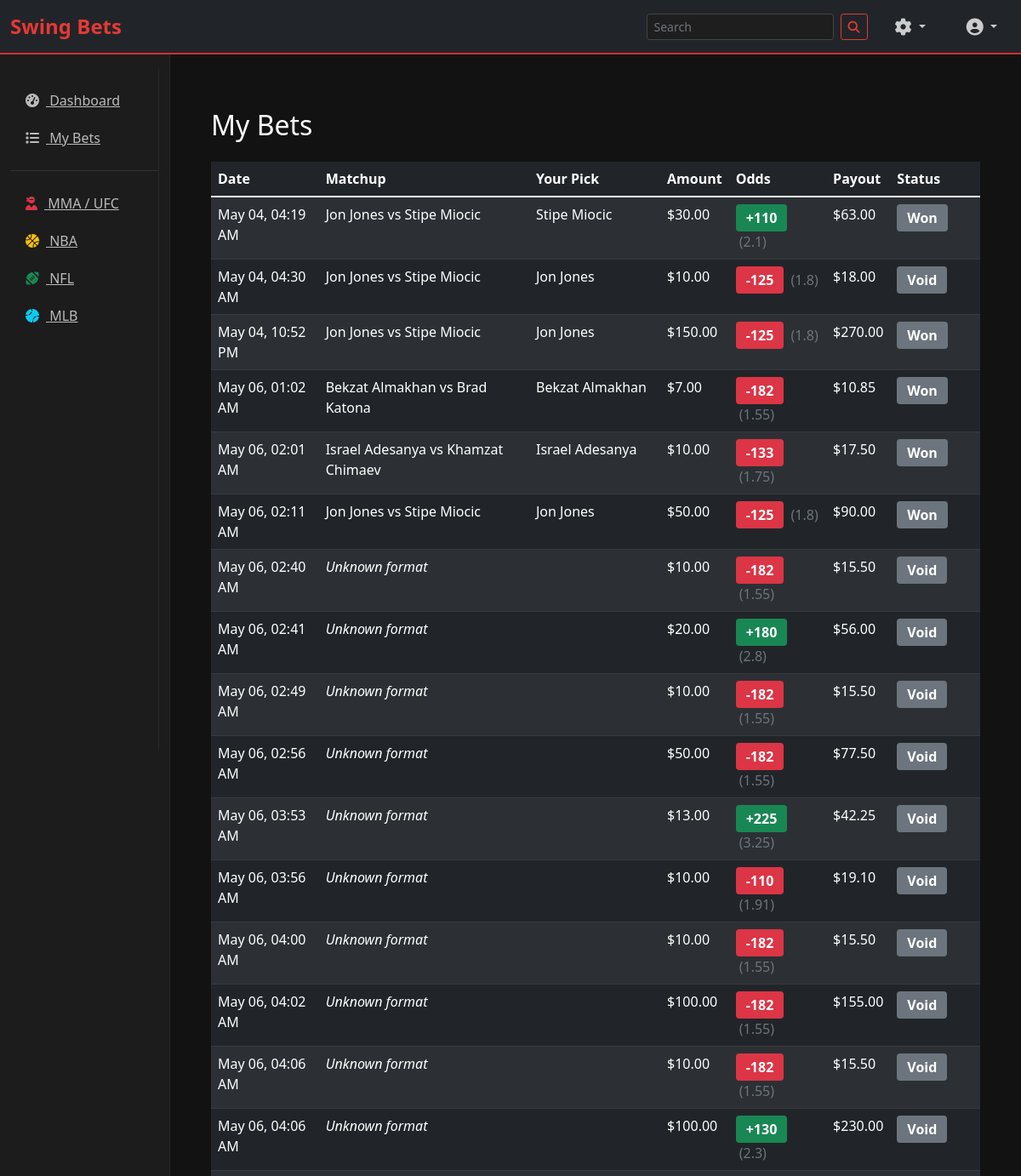
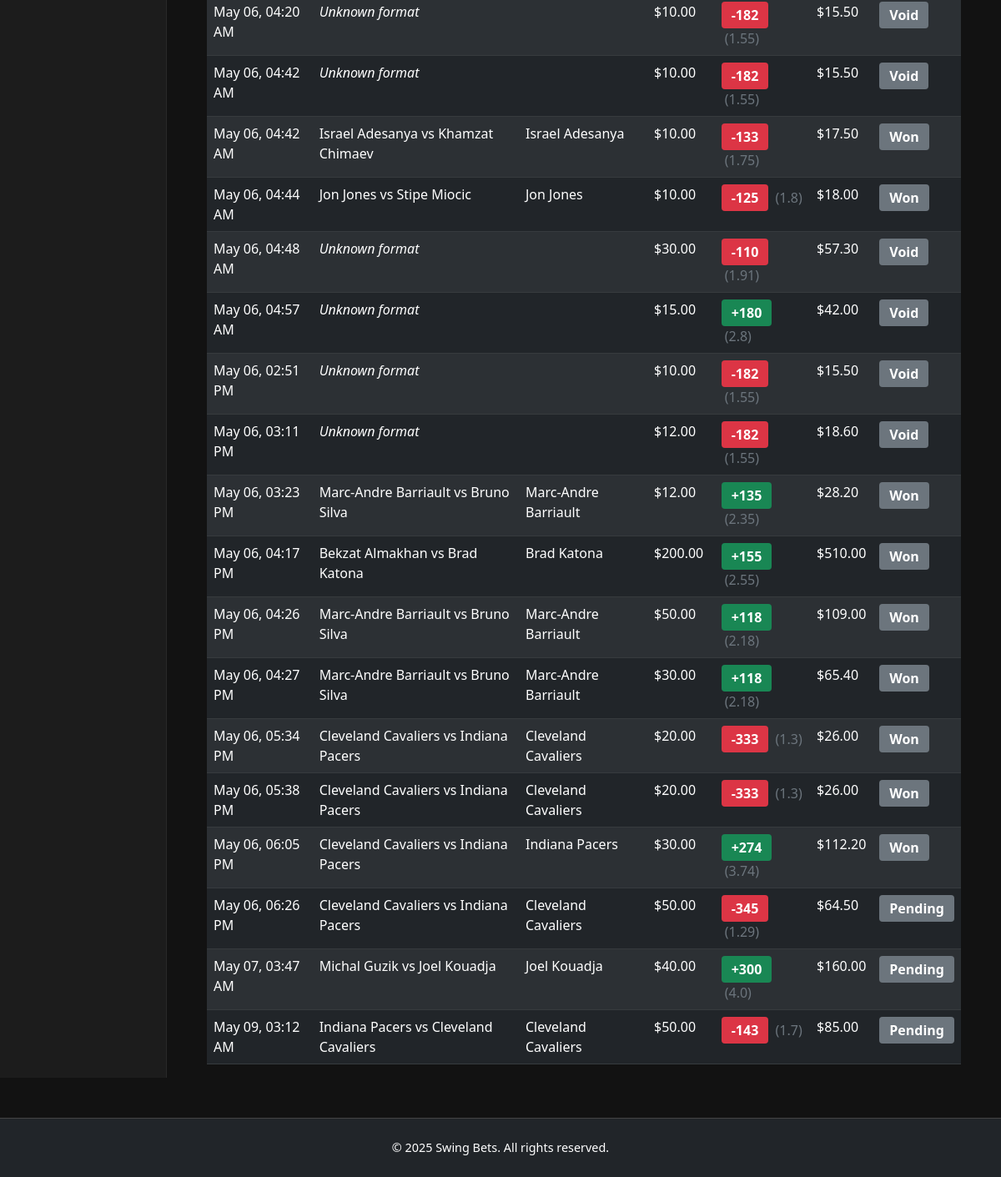
/user/my-bets (signed in), run on the app's committed database (2 pictures, top to bottom).
### sportsbook/models/bet.py (models this page shows)
class Bet(db.Model, TimestampMixin):
    id = db.Column(db.Integer, primary_key=True)
    user_id = db.Column(db.Integer, db.ForeignKey('users.id'), nullable=False)
    game_id = db.Column(db.Integer, db.ForeignKey('game.id'), nullable=True)  # ← must allow NULL
    amount = db.Column(db.Float, nullable=False)
    status = db.Column(db.String(20), default='pending')
    payout = db.Column(db.Float)
    home_team = db.Column(db.String(100))
    away_team = db.Column(db.String(100))
    selection = db.Column(db.String(20))
    odds = db.Column(db.Float)
    selections = db.relationship('BetSelection', backref='bet', lazy=True)

### sportsbook/user/routes.py (the view)
@user.route('/my-bets')
@login_required
def my_bets():
    bets = current_user.bets  # Already defined via relationship
    return render_template('user/my_bets.html', bets=bets)

### sportsbook/extensions.py (called while the page is built)
@login_manager.user_loader
def load_user(user_id):
    from .models import User
    return User.query.get(int(user_id))

### sportsbook/templates/user/my_bets.html (shortened to what this page needs)
{% from 'macros/odds.html' import moneyline %}
{% extends "base.html" %}
{% block body %}
<div class="container mt-5 text-white">
  <h2 class="mb-4">My Bets</h2>
  {% if bets %}
    <div class="table-responsive">
      <table class="table table-dark table-striped">
        <thead>
          <tr>
            <th>Date</th>
            <th>Matchup</th>
            <th>Your Pick</th>
            <th>Amount</th>
            <th>Odds</th>
            <th>Payout</th>
            <th>Status</th>
          </tr>
        </thead>
        <tbody>
          {% for bet in bets %}
          <tr>
            <td>{{ bet.created_at.strftime('%b %d, %I:%M %p') }}</td>
            {% if bet.home_team and bet.away_team and bet.selection %}
              <td>{{ bet.home_team }} vs {{ bet.away_team }}</td>
              <td>{{ bet.home_team if bet.selection == 'home' else bet.away_team }}</td>
            {% elif bet.selections and bet.selections[0].market and bet.selections[0].market.game %}
              {% set sel = bet.selections[0] %}
              {% set g = sel.market.game %}
              <td>{{ g.home_team.name }} vs {{ g.away_team.name }}</td>
              <td>{{ g.home_team.name if sel.selection == 'home' else g.away_team.name }}</td>
            {% else %}
              <td colspan="2"><em>Unknown format</em></td>
            {% endif %}
            <td>${{ "%.2f"|format(bet.amount) }}</td>
            <td>
              {% if bet.odds %}
                {{ moneyline(bet.odds) }} <span class="text-muted ms-1">({{ bet.odds }})</span>
              {% elif bet.selections %}
                {{ moneyline(bet.selections[0].odds_at_bet_time) }} <span class="text-muted ms-1">({{ bet.selections[0].odds_at_bet_time }})</span>
              {% else %}
                <em>N/A</em>
              {% endif %}
            </td>
            <td>
              {% if bet.payout %}${{ "%.2f"|format(bet.payout) }}{% else %}Pending{% endif %}
            </td>
            <td><span class="badge bg-secondary">{{ bet.status|capitalize }}</span></td>
          </tr>
          {% endfor %}
        </tbody>
      </table>
    </div>
  {% else %}
    <p>You haven't placed any bets yet.</p>
  {% endif %}
</div>
{% endblock %}

### sportsbook/templates/macros/odds.html
{% macro moneyline(decimal) %}
  {% if decimal is not none %}
    {% if decimal == 1.0 %}
      <span class="badge bg-secondary">+100</span>
    {% elif decimal >= 2 %}
      <span class="badge bg-success">+{{ ((decimal - 1) * 100)|round|int }}</span>
    {% elif decimal > 1 %}
      <span class="badge bg-danger">-{{ (100 / (decimal - 1))|round|int }}</span>
    {% else %}
      <span class="badge bg-dark">N/A</span>
    {% endif %}
  {% else %}
    <span class="text-muted">N/A</span>
  {% endif %}
{% endmacro %}

### sportsbook/templates/base.html (shortened to what this page needs)
<!DOCTYPE html>
<html lang="en">
<head>
  <link href="https://cdn.jsdelivr.net/npm/bootstrap@5.1.3/dist/css/bootstrap.min.css" rel="stylesheet">
  <link href="https://cdnjs.cloudflare.com/ajax/libs/font-awesome/6.4.0/css/all.min.css" rel="stylesheet">
  <link rel="stylesheet" href="{{ url_for('static', filename='css/mystyles.css') }}">
</head>
<body>
  <nav class="navbar navbar-dark bg-dark">
    <div class="container-fluid">
      <a class="navbar-brand" href="{{ url_for('main.home') }}">Swing Bets</a>
      <form class="d-flex ms-auto me-3" role="search" action="{{ url_for('main.search') }}" method="GET">
        <input class="form-control form-control-sm me-2" type="search" name="q" placeholder="Search" aria-label="Search">
        <button class="btn btn-outline-light btn-sm" type="submit"><i class="fas fa-search"></i></button>
      </form>
      {% if current_user.is_authenticated and current_user.is_admin %}
      <div class="dropdown me-3">
        <a class="nav-link dropdown-toggle text-white" href="#" id="adminMenu" role="button" data-bs-toggle="dropdown">
          <i class="fas fa-cog fa-lg"></i>
        </a>
      </div>
      {% endif %}
      <div class="dropdown">
        <a class="nav-link dropdown-toggle text-white" href="#" id="userMenu" role="button" data-bs-toggle="dropdown">
          <i class="fas fa-user-circle fa-lg"></i>
        </a>
      </div>
    </div>
  </nav>
  <div class="container-fluid">
    <div class="row">
      <nav class="col-md-2 collapse d-md-block sidebar" id="sidebarMenu">
        {% include 'partials/sidebar.html' %}
      </nav>
      <main class="col-md-10 ms-sm-auto px-md-4 mt-3">
        {% block body %}{% endblock %}
      </main>
    </div>
  </div>
  <footer class="bg-dark text-white text-center py-4 mt-5">
    <div class="container">
      <p class="mb-0">
        © {{ now().year }} Swing Bets. All rights reserved.
      </p>
    </div>
  </footer>
</body>
</html>

### sportsbook/templates/partials/sidebar.html (shortened to what this page needs)
<div class="sidebar">
    {% if current_user.is_authenticated %}
      <a href="{{ url_for('user.dashboard') }}"
         class="{% if request.endpoint == 'main.dashboard' %}active{% endif %}">
        <i class="fas fa-tachometer-alt me-2"></i> Dashboard
      </a>
      <a href="{{ url_for('user.my_bets') }}"
         class="{% if request.endpoint == 'bets.my_bets' %}active{% endif %}">
        <i class="fas fa-list me-2"></i> My Bets
      </a>
      <hr class="bg-secondary">
      <a href="{{ url_for('bets.mma_betting') }}"
         class="{% if 'mma' in request.path %}active{% endif %}">
        <i class="fas fa-user-ninja me-2 text-danger"></i> MMA / UFC
      </a>
      <a href="{{ url_for('bets.nba_betting') }}"
         class="{% if 'nba' in request.path %}active{% endif %}">
        <i class="fas fa-basketball-ball me-2 text-warning"></i> NBA
      </a>
      <a href="{{ url_for('bets.nfl_betting') }}"
         class="{% if 'nfl' in request.path %}active{% endif %}">
        <i class="fas fa-football-ball me-2 text-success"></i> NFL
      </a>
      <a href="{{ url_for('bets.mlb_betting') }}"
         class="{% if 'mlb' in request.path %}active{% endif %}">
        <i class="fas fa-baseball-ball me-2 text-info"></i> MLB
      </a>
    {% endif %}
  </div>

### sportsbook/static/css/mystyles.css (style rules this page uses)
body { background-color: #121212; color: #f1f1f1; font-family: 'Segoe UI', Tahoma, Geneva, Verdana, sans-serif; }
.navbar { background-color: #1e1e1e; border-bottom: 2px solid #d32f2f; }
.navbar-brand { font-weight: bold; font-size: 1.5rem; color: #e53935 !important; }
.nav-link { color: #ccc !important; transition: color 0.2s; }
.btn-outline-light { border-color: #e53935; color: #e53935; }
.form-control { background-color: #1e1e1e; border: 1px solid #444; color: #fff; }
footer { border-top: 1px solid #444; font-size: 0.9rem; color: #aaa; }
.badge { font-size: 1rem; padding: 0.5em 0.75em; }
.sidebar { background-color: #1c1c1c; min-height: 100vh; padding-top: 1rem; border-right: 1px solid #292929; }
.sidebar a { color: #bbb; padding: 10px 15px; display: block; border-left: 3px solid transparent; transition: all 0.2s; }
.btn-sm { transition: all 0.2s ease-in-out; }

### data on the page
Bet: created_at "May 04, 04:19 AM", home_team "Jon Jones", away_team "Stipe Miocic", selection+away_team "Stipe Miocic", amount "30.00", ((decimal-1)*100)|round|int "110", odds "2.1", payout "63.00", status "Won"
Bet: created_at "May 04, 04:30 AM", home_team "Jon Jones", away_team "Stipe Miocic", selection+home_team "Jon Jones", amount "10.00", (100/(decimal-1))|round|int "125", odds "1.8", payout "18.00", status "Void"
Bet: created_at "May 04, 10:52 PM", home_team "Jon Jones", away_team "Stipe Miocic", selection+home_team "Jon Jones", amount "150.00", (100/(decimal-1))|round|int "125", odds "1.8", payout "270.00", status "Won"
Bet: created_at "May 06, 01:02 AM", home_team "Bekzat Almakhan", away_team "Brad Katona", selection+home_team "Bekzat Almakhan", amount "7.00", (100/(decimal-1))|round|int "182", odds "1.55", payout "10.85", status "Won"
Bet: created_at "May 06, 02:01 AM", home_team "Israel Adesanya", away_team "Khamzat Chimaev", selection+home_team "Israel Adesanya", amount "10.00", (100/(decimal-1))|round|int "133", odds "1.75", payout "17.50", status "Won"
Bet: created_at "May 06, 02:11 AM", home_team "Jon Jones", away_team "Stipe Miocic", selection+home_team "Jon Jones", amount "50.00", (100/(decimal-1))|round|int "125", odds "1.8", payout "90.00", status "Won"
Bet: created_at "May 06, 02:40 AM", home_team "Unknown format", amount "10.00", (100/(decimal-1))|round|int "182", odds "1.55", payout "15.50", status "Void"
Bet: created_at "May 06, 02:41 AM", home_team "Unknown format", amount "20.00", ((decimal-1)*100)|round|int "180", odds "2.8", payout "56.00", status "Void"
Bet: created_at "May 06, 02:49 AM", home_team "Unknown format", amount "10.00", (100/(decimal-1))|round|int "182", odds "1.55", payout "15.50", status "Void"
Bet: created_at "May 06, 02:56 AM", home_team "Unknown format", amount "50.00", (100/(decimal-1))|round|int "182", odds "1.55", payout "77.50", status "Void"
Bet: created_at "May 06, 03:53 AM", home_team "Unknown format", amount "13.00", ((decimal-1)*100)|round|int "225", odds "3.25", payout "42.25", status "Void"
Bet: created_at "May 06, 03:56 AM", home_team "Unknown format", amount "10.00", (100/(decimal-1))|round|int "110", odds "1.91", payout "19.10", status "Void"
Bet: created_at "May 06, 04:00 AM", home_team "Unknown format", amount "10.00", (100/(decimal-1))|round|int "182", odds "1.55", payout "15.50", status "Void"
Bet: created_at "May 06, 04:02 AM", home_team "Unknown format", amount "100.00", (100/(decimal-1))|round|int "182", odds "1.55", payout "155.00", status "Void"
Bet: created_at "May 06, 04:06 AM", home_team "Unknown format", amount "10.00", (100/(decimal-1))|round|int "182", odds "1.55", payout "15.50", status "Void"
Bet: created_at "May 06, 04:06 AM", away_team "Unknown format", amount "100.00", ((decimal-1)*100)|round|int "130", odds "2.3", payout "230.00", status "Void"
Bet: created_at "May 06, 04:20 AM", home_team "Unknown format", amount "10.00", (100/(decimal-1))|round|int "182", odds "1.55", payout "15.50", status "Void"
Bet: created_at "May 06, 04:42 AM", home_team "Unknown format", amount "10.00", (100/(decimal-1))|round|int "182", odds "1.55", payout "15.50", status "Void"
Bet: created_at "May 06, 04:42 AM", home_team "Israel Adesanya", away_team "Khamzat Chimaev", selection+home_team "Israel Adesanya", amount "10.00", (100/(decimal-1))|round|int "133", odds "1.75", payout "17.50", status "Won"
Bet: created_at "May 06, 04:44 AM", home_team "Jon Jones", away_team "Stipe Miocic", selection+home_team "Jon Jones", amount "10.00", (100/(decimal-1))|round|int "125", odds "1.8", payout "18.00", status "Won"
Bet: created_at "May 06, 04:48 AM", home_team "Unknown format", amount "30.00", (100/(decimal-1))|round|int "110", odds "1.91", payout "57.30", status "Void"
Bet: created_at "May 06, 04:57 AM", home_team "Unknown format", amount "15.00", ((decimal-1)*100)|round|int "180", odds "2.8", payout "42.00", status "Void"
Bet: created_at "May 06, 02:51 PM", home_team "Unknown format", amount "10.00", (100/(decimal-1))|round|int "182", odds "1.55", payout "15.50", status "Void"
Bet: created_at "May 06, 03:11 PM", home_team "Unknown format", amount "12.00", (100/(decimal-1))|round|int "182", odds "1.55", payout "18.60", status "Void"
Bet: created_at "May 06, 03:23 PM", home_team "Marc-Andre Barriault", away_team "Bruno Silva", selection+home_team "Marc-Andre Barriault", amount "12.00", ((decimal-1)*100)|round|int "135", odds "2.35", payout "28.20", status "Won"
Bet: created_at "May 06, 04:17 PM", home_team "Bekzat Almakhan", away_team "Brad Katona", selection+away_team "Brad Katona", amount "200.00", ((decimal-1)*100)|round|int "155", odds "2.55", payout "510.00", status "Won"
Bet: created_at "May 06, 04:26 PM", home_team "Marc-Andre Barriault", away_team "Bruno Silva", selection+home_team "Marc-Andre Barriault", amount "50.00", ((decimal-1)*100)|round|int "118", odds "2.18", payout "109.00", status "Won"
Bet: created_at "May 06, 04:27 PM", home_team "Marc-Andre Barriault", away_team "Bruno Silva", selection+home_team "Marc-Andre Barriault", amount "30.00", ((decimal-1)*100)|round|int "118", odds "2.18", payout "65.40", status "Won"
Bet: created_at "May 06, 05:34 PM", home_team "Cleveland Cavaliers", away_team "Indiana Pacers", selection+home_team "Cleveland Cavaliers", amount "20.00", (100/(decimal-1))|round|int "333", odds "1.3", payout "26.00", status "Won"
Bet: created_at "May 06, 05:38 PM", home_team "Cleveland Cavaliers", away_team "Indiana Pacers", selection+home_team "Cleveland Cavaliers", amount "20.00", (100/(decimal-1))|round|int "333", odds "1.3", payout "26.00", status "Won"
Bet: created_at "May 06, 06:05 PM", home_team "Cleveland Cavaliers", away_team "Indiana Pacers", selection+away_team "Indiana Pacers", amount "30.00", ((decimal-1)*100)|round|int "274", odds "3.74", payout "112.20", status "Won"
Bet: created_at "May 06, 06:26 PM", home_team "Cleveland Cavaliers", away_team "Indiana Pacers", selection+home_team "Cleveland Cavaliers", amount "50.00", (100/(decimal-1))|round|int "345", odds "1.29", payout "64.50", status "Pending"
Bet: created_at "May 07, 03:47 AM", home_team "Michal Guzik", away_team "Joel Kouadja", selection+away_team "Joel Kouadja", amount "40.00", ((decimal-1)*100)|round|int "300", odds "4.0", payout "160.00", status "Pending"
Bet: created_at "May 09, 03:12 AM", home_team "Indiana Pacers", away_team "Cleveland Cavaliers", selection+away_team "Cleveland Cavaliers", amount "50.00", (100/(decimal-1))|round|int "143", odds "1.7", payout "85.00", status "Pending"
